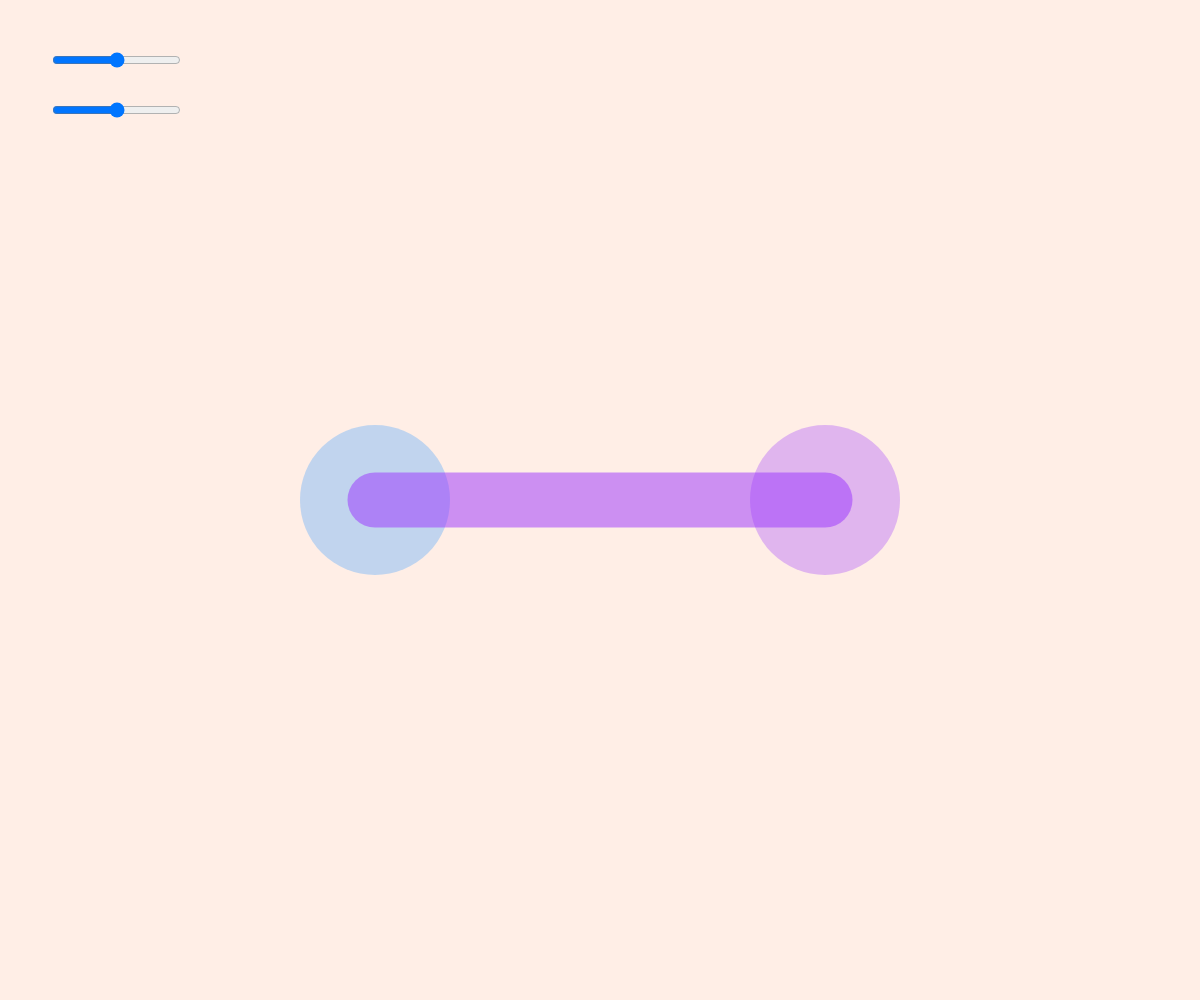
Frame 1 (no input)
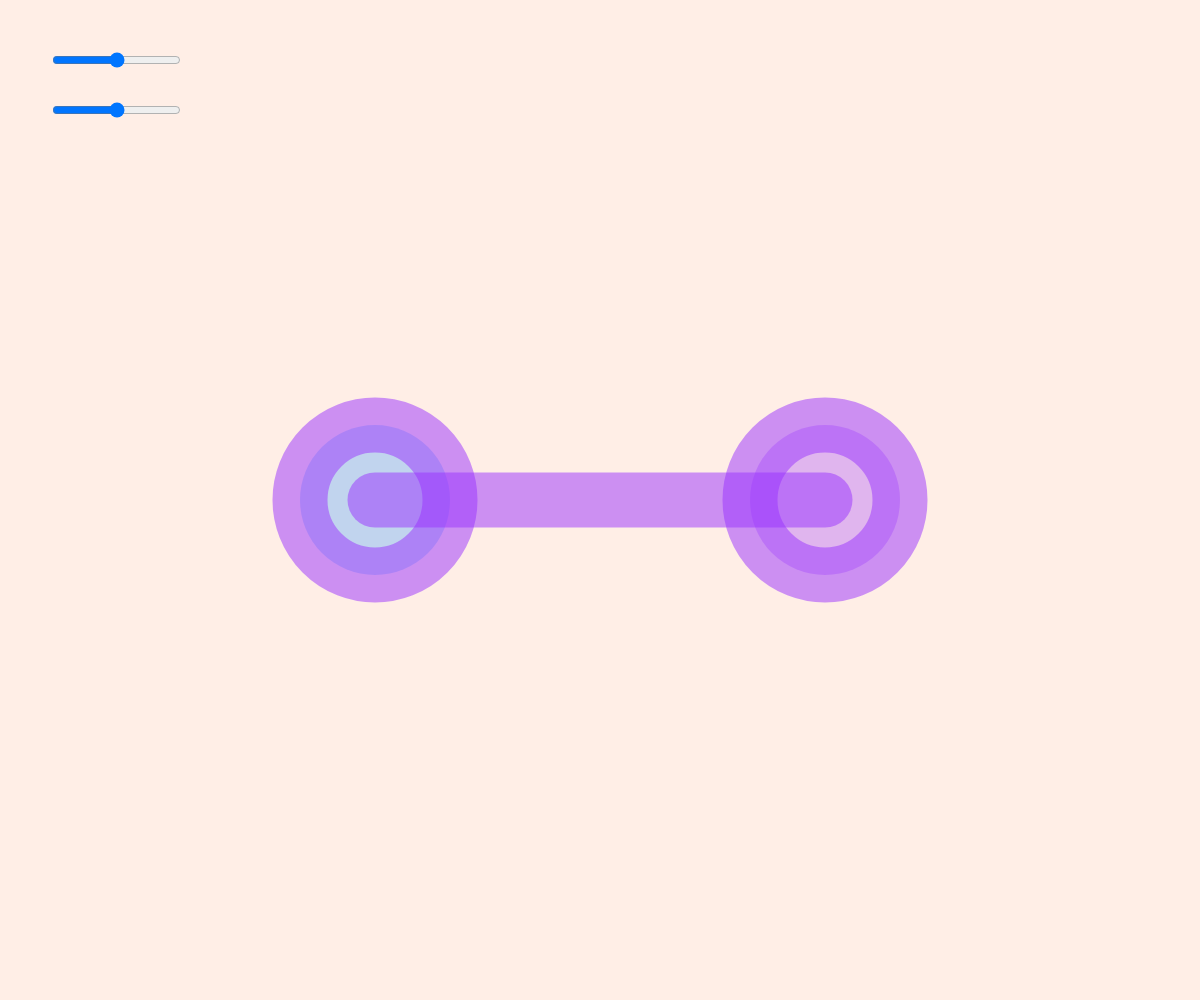
Frame 60 (no input)
Frame 120 (the mouse pressed at the canvas centre since frame 60): identical to frame 60, image omitted

The p5.js sketch that drew these frames (run headless with seeded random() and noise() and a simulated clock; from frame 60 on, the mouse is pressed at the canvas centre):

// p5.js sketch
// ── sketch.js
let spannungSlider;
let energieSlider;

function setup() {
  createCanvas(windowWidth, windowHeight);
  colorMode(HSB, 360, 100, 100, 100);
  
  // Slider
  spannungSlider = createSlider(0, 100, 50);
  spannungSlider.position(50, 50);
  energieSlider = createSlider(0, 100, 50);
  energieSlider.position(50, 100);
  noStroke();
}

function draw() {
  background(20, 10, 100);
  
  // Werte auslesen
  let spannung = spannungSlider.value();
  let energie = energieSlider.value();
  
  // Mit map() Werte umrechnen
  let abstand = map(spannung, 0, 100, 50, width / 2 - 200);
  let groesse = map(energie, 0, 100, 50, 250);
  let farbton = map(energie, 0, 100, 180, 360); // von blau zu rot
  let transparenz = map(energie, 0, 100, 30, 30);
  
  // Kreispositionen (links/rechts)
  let x1 = width / 2 - abstand;
  let x2 = width / 2 + abstand;
  let y = height / 2;
  
  // Farbe links: kühler
  fill(farbton - 60, 80, 100, transparenz);
  ellipse(x1, y, groesse, groesse);
  
  // Farbe rechts: wärmer
  fill(farbton, 80, 100, transparenz);
  ellipse(x2, y, groesse, groesse);
  
  // Verbindungslinie
  stroke(farbton, 80, 100, 50);
  strokeWeight(map(energie, 0, 100, 10, 100));
  line(x1, y, x2, y);
}
